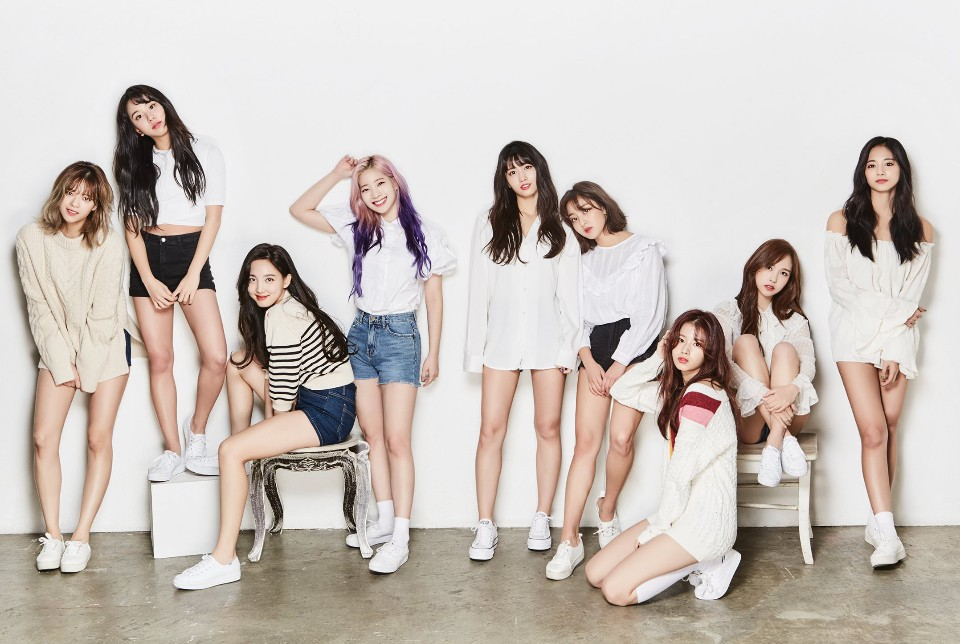
#> input picture images/group.jpg, 960 x 644 px
$ python faceDetectionImage.py
#> lines starting #> are read from the running program, lines starting #| are printed output that depends on the picture; after the words box and inside, x2 and y2 are one past the last pixel; in counts of white or black regions, pixels touching at a corner belong together
#image version
import numpy as np
import cv2

font = cv2.FONT_HERSHEY_SIMPLEX
def faceDetect():
    eye_detect = False
    face_cascade = cv2.CascadeClassifier('haarcascade_frontface.xml')
    eye_cascade = cv2.CascadeClassifier('haarcascade_eye.xml')
    info = ''

    try:
        #cap = cv2.VideoCapture('images/group.jpg')
        cap = cv2.imread('images/group.jpg')    # your file path
#> cap is the input picture: shape (644, 960, 3); mean B, G, R 188, 194, 202.5
    except:
        print('Failed to load camera')
        return
    frame = cap

    if eye_detect:
        info = 'Eye Detection On'
    else:
        info = 'Eye Detection Off'

    gray = cv2.cvtColor(frame, cv2.COLOR_BGR2GRAY)
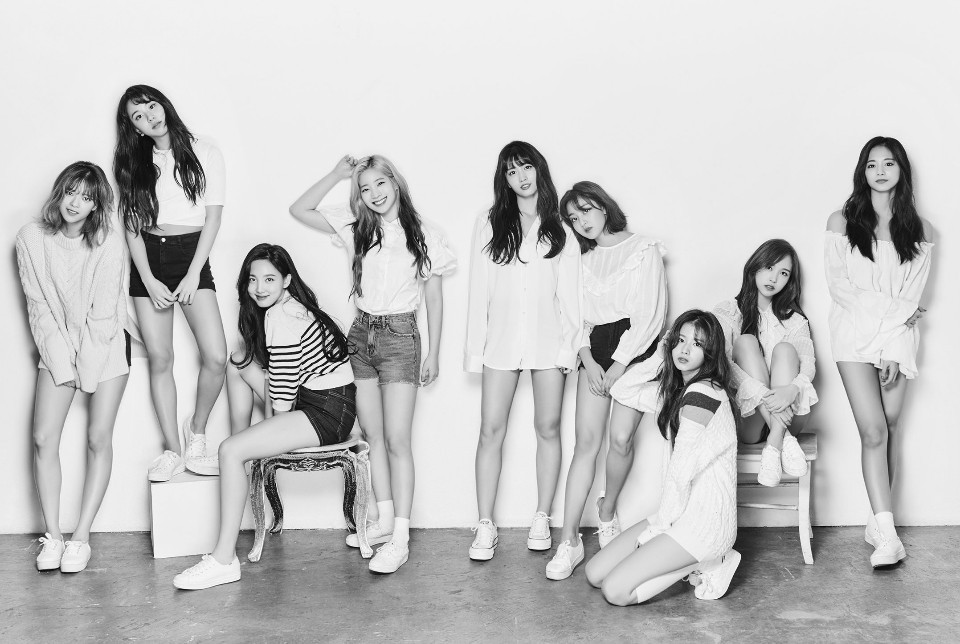
#> gray: shape (644, 960); min 2, max 255, mean 195.9
    faces = face_cascade.detectMultiScale(gray, 1.3,5)
#> faces = [[858, 147, 47, 47], [238, 262, 47, 47]]

    num = len(faces)
#> num = 2

    if num > 0:
        (x1, y1, w1, h1) = faces[0]
#> x1 = 858; y1 = 147; w1 = 47; h1 = 47
        a = frame[y1:y1+h1,x1:x1+w1]
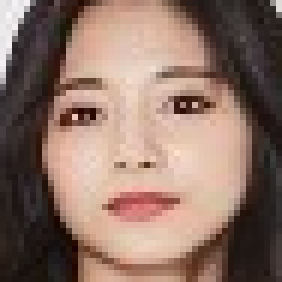
#> a: shape (47, 47, 3) (shown 6 times larger); mean B, G, R 102, 113.7, 140.3
        a = cv2.resize(a, (150,150))
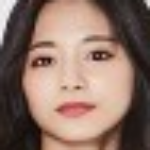
#> a: shape (150, 150, 3); mean B, G, R 101.9, 113.6, 140.2
            #cv2.imshow('a',a)
    if num > 1:
        (x2, y2, w2, h2) = faces[1]
#> x2 = 238; y2 = 262; w2 = 47; h2 = 47
        b = frame[y2:y2+h2,x2:x2+w2]
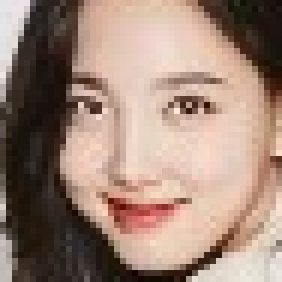
#> b: shape (47, 47, 3) (shown 6 times larger); mean B, G, R 119.7, 133.2, 158.2
        b = cv2.resize(b, (150,150))
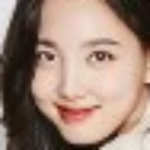
#> b: shape (150, 150, 3); mean B, G, R 119.6, 133.1, 158.1
        #cv2.imshow('b',b)

        a, b = b, a
        a = cv2.resize(a,(h1,w1))
#> a: shape (47, 47, 3)
        b = cv2.resize(b,(h2,w2))
#> b: shape (47, 47, 3)
        frame[y1:y1+h1,x1:x1+w1] = a
        frame[y2:y2+h2,x2:x2+w2] = b


    cv2.putText(frame, info, (5,15),font, 0.5, (255,0,255),1)
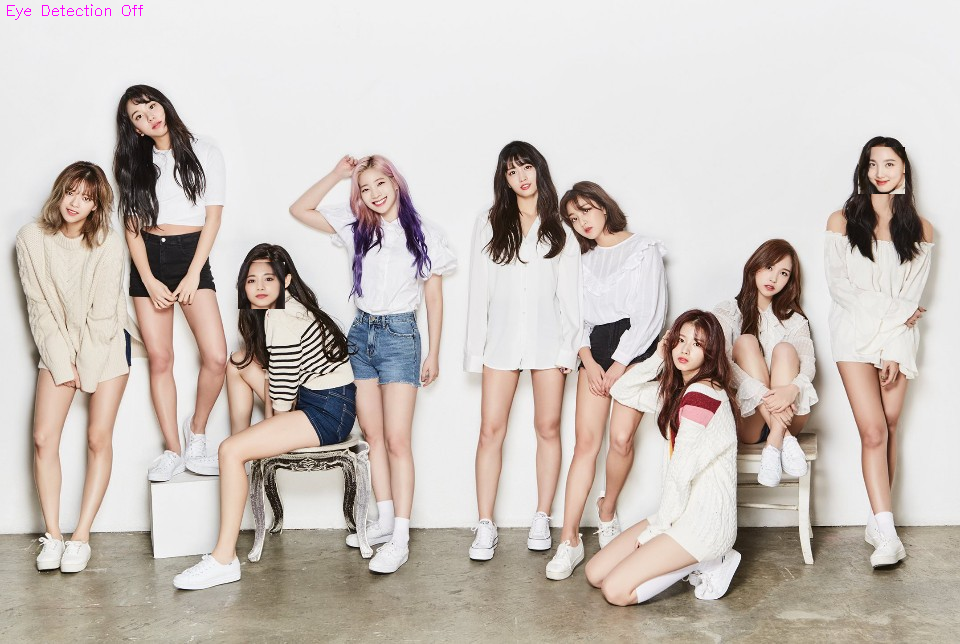
#> frame: shape (644, 960, 3); mean B, G, R 188, 193.9, 202.5

    for (x,y,w,h) in faces:
        cv2.rectangle(frame,(x,y),(x+w,y+h),(255,0,0),2)
        cv2.putText(frame, 'Detected Face', (x-5,y-5),font, 0.5,(255,255,0),2)
        if eye_detect:
            roi_gray = gray[y:y+h, x:x+w]
            roi_color = frame[y:y+h, x:x+w]
            eyes = eye_cascade.detectMultiScale(roi_gray)
            for(ex, ey, ew, eh) in eyes:
                cv2.rectangle(roi_color, (ex,ey),(ex+ew,ey+eh),(0,255,0),2)
#> this loop made 2 passes
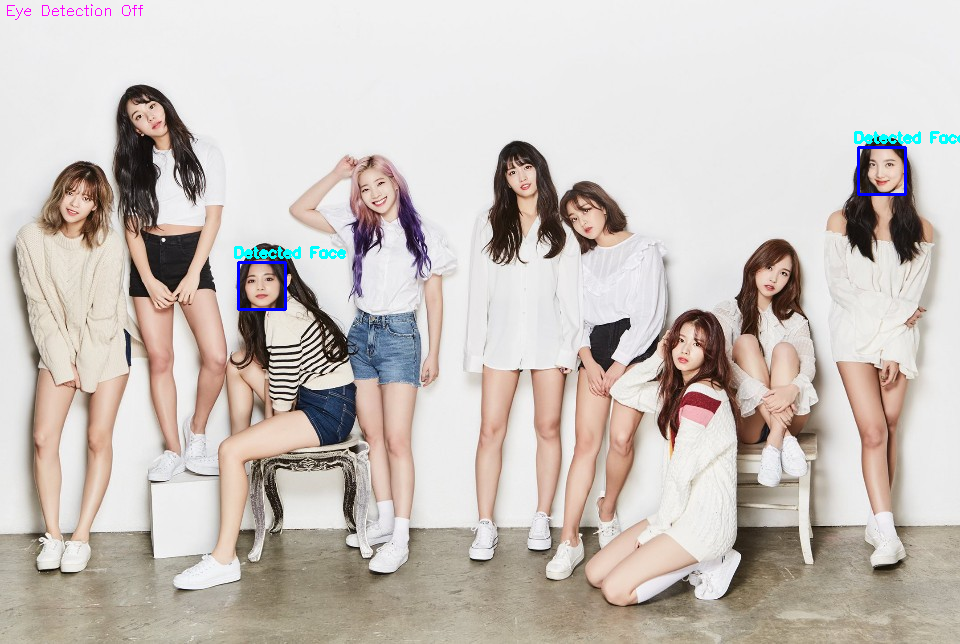
#> frame: shape (644, 960, 3); 0.42% of pixels changed, all inside (x1, y1, x2, y2) = (234, 131, 960, 311)

    cv2.imshow('frame',frame)

        #out.write(frame)
    cv2.imwrite('images/output.jpg',frame)

    k = cv2.waitKey(30)
#> (key Esc is pressed here)
    if k == ord('i'):
        eye_detect = not eye_detect

    cv2.waitKey(0)
#> (the run stopped early here; a loop or call above may not have finished)
